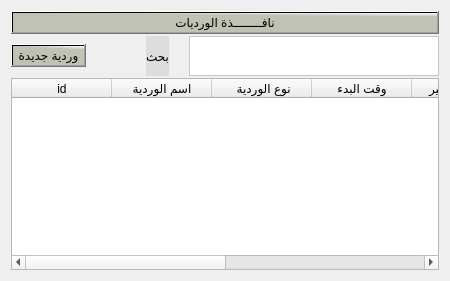
             <widget class="QWidget" name="tab_20">
              <attribute name="title">
               <string>الورديات</string>
              </attribute>
              <layout class="QVBoxLayout" name="verticalLayout_82">
               <item>
                <layout class="QVBoxLayout" name="verticalLayout_137" stretch="3,3,96">
                 <property name="spacing">
                  <number>2</number>
                 </property>
                 <item>
                  <widget class="QPushButton" name="pushButton_275">
                   <property name="styleSheet">
                    <string notr="true">background-color: qlineargradient(spread:pad, x1:0.964478, y1:0.193, x2:1, y2:0, stop:0 rgba(191, 194, 181, 255), stop:1 rgba(255, 255, 255, 255));


  font: 75 15pt &quot;Motken K Sina&quot;;
color:rgb(0, 0, 0)</string>
                   </property>
                   <property name="text">
                    <string>نافــــــــذة الورديات</string>
                   </property>
                  </widget>
                 </item>
                 <item>
                  <layout class="QHBoxLayout" name="horizontalLayout_227" stretch="0,40,0,0">
                   <property name="spacing">
                    <number>20</number>
                   </property>
                   <item>
                    <widget class="QPushButton" name="btnAddNewshift_time">
                     <property name="layoutDirection">
                      <enum>Qt::LeftToRight</enum>
                     </property>
                     <property name="styleSheet">
                      <string notr="true">background-color: qlineargradient(spread:pad, x1:0.964478, y1:0.193, x2:1, y2:0, stop:0 rgba(191, 194, 181, 255), stop:1 rgba(255, 255, 255, 255));


  font: 75 15pt &quot;Motken K Sina&quot;;
color:rgb(0, 0, 0)</string>
                     </property>
                     <property name="text">
                      <string>وردية جديدة</string>
                     </property>
                     <property name="icon">
                      <iconset>
                       <normaloff>../../.designer/.designer/newjob/icons/add-to-28.svg</normaloff>../../.designer/.designer/newjob/icons/add-to-28.svg</iconset>
                     </property>
                     <property name="iconSize">
                      <size>
                       <width>30</width>
                       <height>30</height>
                      </size>
                     </property>
                    </widget>
                   </item>
                   <item>
                    <spacer name="horizontalSpacer_63">
                     <property name="orientation">
                      <enum>Qt::Horizontal</enum>
                     </property>
                     <property name="sizeHint" stdset="0">
                      <size>
                       <width>40</width>
                       <height>20</height>
                      </size>
                     </property>
                    </spacer>
                   </item>
                   <item>
                    <widget class="QLabel" name="label_192">
                     <property name="styleSheet">
                      <string notr="true">background-color:rgb(223, 221, 220);
color:rgb(0, 0, 0);

font: 15pt &quot;Mohammad Annoktah&quot;;</string>
                     </property>
                     <property name="text">
                      <string>بحث</string>
                     </property>
                    </widget>
                   </item>
                   <item>
                    <widget class="QTextEdit" name="txtShiftSearch">
                     <property name="maximumSize">
                      <size>
                       <width>250</width>
                       <height>40</height>
                      </size>
                     </property>
                     <property name="styleSheet">
                      <string notr="true">background-color:rgb(255, 255, 255);
color:rgb(0, 0, 0);
font: 10pt &quot;PT Bold Heading&quot;;</string>
                     </property>
                    </widget>
                   </item>
                  </layout>
                 </item>
                 <item>
                  <layout class="QHBoxLayout" name="horizontalLayout_228">
                   <item>
                    <widget class="QTableWidget" name="tblshifttime">
                     <property name="toolTip">
                      <string>&lt;html&gt;&lt;head/&gt;&lt;body&gt;&lt;p&gt;this is the wardiat&lt;/p&gt;&lt;/body&gt;&lt;/html&gt;</string>
                     </property>
                     <property name="styleSheet">
                      <string notr="true">QTableWidget {
    background-color: #FFFFFF;
    alternate-background-color:rgb(0, 0, 0);
    font: 9pt &quot;PT Bold Heading&quot;;
    font-weight: bold;
 color:rgb(0, 0, 0)
}

 background-color: qlineargradient(spread:pad, x1:0.964478, y1:0.193, x2:1, y2:0, stop:0 rgba(191, 194, 181, 255), stop:1 rgba(255, 255, 255, 255));
color:rgb(0, 0, 0);</string>
                     </property>
                     <column>
                      <property name="text">
                       <string>id</string>
                      </property>
                     </column>
                     <column>
                      <property name="text">
                       <string>اسم الوردية</string>
                      </property>
                     </column>
                     <column>
                      <property name="text">
                       <string> نوع الوردية</string>
                      </property>
                     </column>
                     <column>
                      <property name="text">
                       <string>وقت البدء</string>
                      </property>
                     </column>
                     <column>
                      <property name="text">
                       <string>الوقت التاخير</string>
                      </property>
                     </column>
                     <column>
                      <property name="text">
                       <string>وقت النهاية</string>
                      </property>
                     </column>
                     <column>
                      <property name="text">
                       <string>تاريخ الانشاء</string>
                      </property>
                     </column>
                     <column>
                      <property name="text">
                       <string>تاريخ التعديل</string>
                      </property>
                     </column>
                    </widget>
                   </item>
                  </layout>
                 </item>
                </layout>
               </item>
              </layout>
             </widget>
